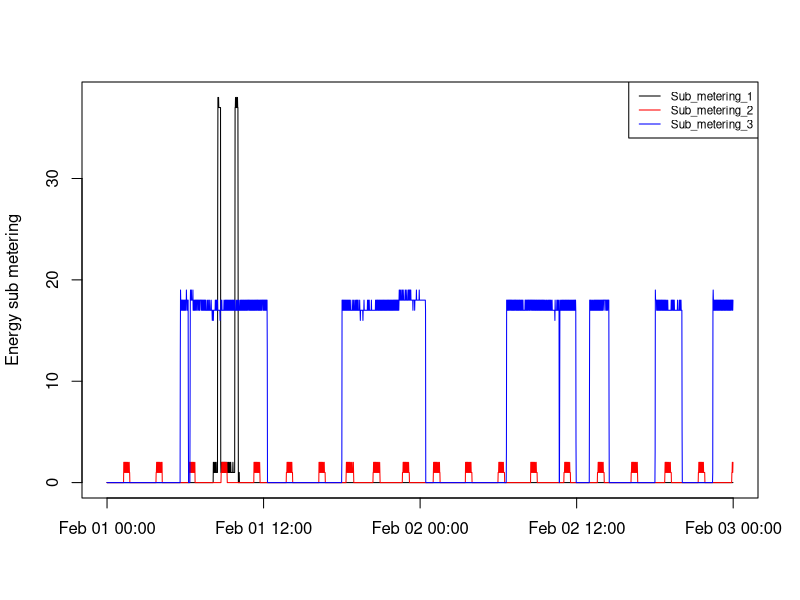

Source code (R):
setwd("/home/nitin/Documents/ebooks/Onlinecourses/ExploratoryDataAnalysis/Project1")
##data <- read.csv("household_power_consumption.txt",header = TRUE,sep=";")

##Executed from unix shell to filter records. 
##The command below creates a file with records from feb month and date 1 and 2
##grep '^[1|2]\/2\/2007' household_power_consumption.txt > myfile.txt

data <- read.csv("myfile.txt",header = TRUE,sep=";")

## Append a new column : datetime which contains concatenated date and time.
data$datetime <- paste(data$Date,data$Time,sep=' ')

## Convert the newly added field to datetime.
data[,"datetime"] <- as.POSIXct(strptime(data[,"datetime"],format="%d/%m/%Y %H:%M:%S"))

## Generate Plot 3
png("Plot3.png")
plot(data$Sub_metering_1 ~ data$datetime ,type="l", xlab = "",ylab = "Energy sub metering")
lines(data$Sub_metering_2 ~ data$datetime,type="l", col="RED")
lines(data$Sub_metering_3 ~ data$datetime,type="l", col="BLUE")

## Add a legend to above plot.
legend("topright",c('Sub_metering_1','Sub_metering_2','Sub_metering_3'),cex=0.7, lty=c(1,1,1), col=c("BLACK","RED","BLUE"))
dev.off()